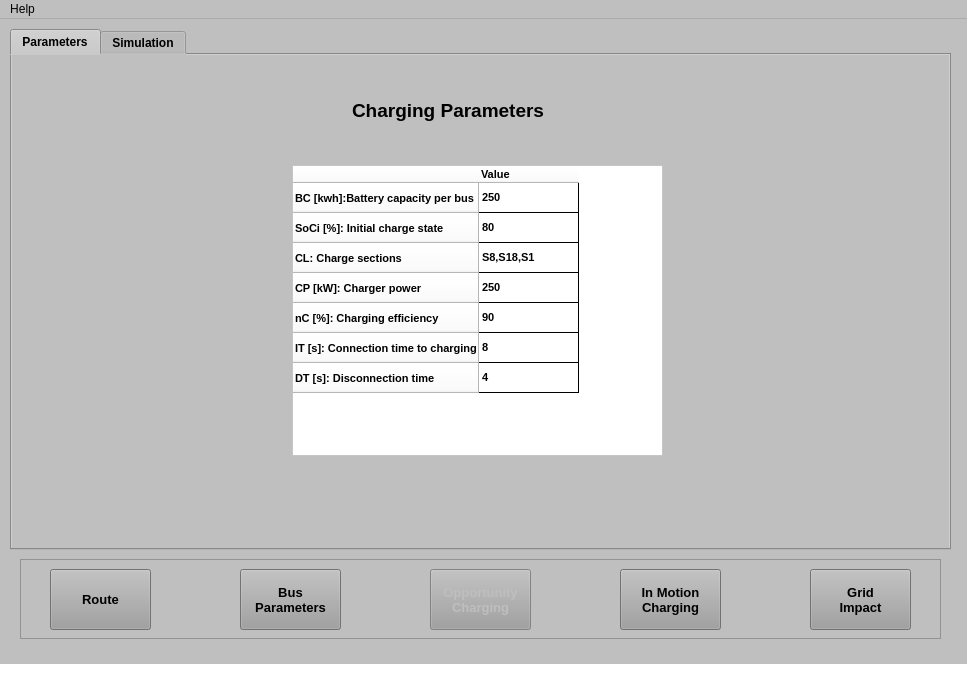
<?xml version="1.0" encoding="UTF-8"?>
<ui version="4.0">
 <class>MainWindow</class>
 <widget class="QMainWindow" name="MainWindow">
  <property name="geometry">
   <rect>
    <x>0</x>
    <y>0</y>
    <width>967</width>
    <height>686</height>
   </rect>
  </property>
  <property name="palette">
   <palette>
    <active>
     <colorrole role="WindowText">
      <brush brushstyle="SolidPattern">
       <color alpha="255">
        <red>0</red>
        <green>0</green>
        <blue>0</blue>
       </color>
      </brush>
     </colorrole>
     <colorrole role="Button">
      <brush brushstyle="SolidPattern">
       <color alpha="255">
        <red>191</red>
        <green>191</green>
        <blue>191</blue>
       </color>
      </brush>
     </colorrole>
     <colorrole role="Light">
      <brush brushstyle="SolidPattern">
       <color alpha="255">
        <red>255</red>
        <green>255</green>
        <blue>255</blue>
       </color>
      </brush>
     </colorrole>
     <colorrole role="Midlight">
      <brush brushstyle="SolidPattern">
       <color alpha="255">
        <red>223</red>
        <green>223</green>
        <blue>223</blue>
       </color>
      </brush>
     </colorrole>
     <colorrole role="Dark">
      <brush brushstyle="SolidPattern">
       <color alpha="255">
        <red>95</red>
        <green>95</green>
        <blue>95</blue>
       </color>
      </brush>
     </colorrole>
     <colorrole role="Mid">
      <brush brushstyle="SolidPattern">
       <color alpha="255">
        <red>127</red>
        <green>127</green>
        <blue>127</blue>
       </color>
      </brush>
     </colorrole>
     <colorrole role="Text">
      <brush brushstyle="SolidPattern">
       <color alpha="255">
        <red>0</red>
        <green>0</green>
        <blue>0</blue>
       </color>
      </brush>
     </colorrole>
     <colorrole role="BrightText">
      <brush brushstyle="SolidPattern">
       <color alpha="255">
        <red>255</red>
        <green>255</green>
        <blue>255</blue>
       </color>
      </brush>
     </colorrole>
     <colorrole role="ButtonText">
      <brush brushstyle="SolidPattern">
       <color alpha="255">
        <red>0</red>
        <green>0</green>
        <blue>0</blue>
       </color>
      </brush>
     </colorrole>
     <colorrole role="Base">
      <brush brushstyle="SolidPattern">
       <color alpha="255">
        <red>255</red>
        <green>255</green>
        <blue>255</blue>
       </color>
      </brush>
     </colorrole>
     <colorrole role="Window">
      <brush brushstyle="SolidPattern">
       <color alpha="255">
        <red>191</red>
        <green>191</green>
        <blue>191</blue>
       </color>
      </brush>
     </colorrole>
     <colorrole role="Shadow">
      <brush brushstyle="SolidPattern">
       <color alpha="255">
        <red>0</red>
        <green>0</green>
        <blue>0</blue>
       </color>
      </brush>
     </colorrole>
     <colorrole role="AlternateBase">
      <brush brushstyle="SolidPattern">
       <color alpha="255">
        <red>223</red>
        <green>223</green>
        <blue>223</blue>
       </color>
      </brush>
     </colorrole>
     <colorrole role="ToolTipBase">
      <brush brushstyle="SolidPattern">
       <color alpha="255">
        <red>255</red>
        <green>255</green>
        <blue>220</blue>
       </color>
      </brush>
     </colorrole>
     <colorrole role="ToolTipText">
      <brush brushstyle="SolidPattern">
       <color alpha="255">
        <red>0</red>
        <green>0</green>
        <blue>0</blue>
       </color>
      </brush>
     </colorrole>
    </active>
    <inactive>
     <colorrole role="WindowText">
      <brush brushstyle="SolidPattern">
       <color alpha="255">
        <red>0</red>
        <green>0</green>
        <blue>0</blue>
       </color>
      </brush>
     </colorrole>
     <colorrole role="Button">
      <brush brushstyle="SolidPattern">
       <color alpha="255">
        <red>191</red>
        <green>191</green>
        <blue>191</blue>
       </color>
      </brush>
     </colorrole>
     <colorrole role="Light">
      <brush brushstyle="SolidPattern">
       <color alpha="255">
        <red>255</red>
        <green>255</green>
        <blue>255</blue>
       </color>
      </brush>
     </colorrole>
     <colorrole role="Midlight">
      <brush brushstyle="SolidPattern">
       <color alpha="255">
        <red>223</red>
        <green>223</green>
        <blue>223</blue>
       </color>
      </brush>
     </colorrole>
     <colorrole role="Dark">
      <brush brushstyle="SolidPattern">
       <color alpha="255">
        <red>95</red>
        <green>95</green>
        <blue>95</blue>
       </color>
      </brush>
     </colorrole>
     <colorrole role="Mid">
      <brush brushstyle="SolidPattern">
       <color alpha="255">
        <red>127</red>
        <green>127</green>
        <blue>127</blue>
       </color>
      </brush>
     </colorrole>
     <colorrole role="Text">
      <brush brushstyle="SolidPattern">
       <color alpha="255">
        <red>0</red>
        <green>0</green>
        <blue>0</blue>
       </color>
      </brush>
     </colorrole>
     <colorrole role="BrightText">
      <brush brushstyle="SolidPattern">
       <color alpha="255">
        <red>255</red>
        <green>255</green>
        <blue>255</blue>
       </color>
      </brush>
     </colorrole>
     <colorrole role="ButtonText">
      <brush brushstyle="SolidPattern">
       <color alpha="255">
        <red>0</red>
        <green>0</green>
        <blue>0</blue>
       </color>
      </brush>
     </colorrole>
     <colorrole role="Base">
      <brush brushstyle="SolidPattern">
       <color alpha="255">
        <red>255</red>
        <green>255</green>
        <blue>255</blue>
       </color>
      </brush>
     </colorrole>
     <colorrole role="Window">
      <brush brushstyle="SolidPattern">
       <color alpha="255">
        <red>191</red>
        <green>191</green>
        <blue>191</blue>
       </color>
      </brush>
     </colorrole>
     <colorrole role="Shadow">
      <brush brushstyle="SolidPattern">
       <color alpha="255">
        <red>0</red>
        <green>0</green>
        <blue>0</blue>
       </color>
      </brush>
     </colorrole>
     <colorrole role="AlternateBase">
      <brush brushstyle="SolidPattern">
       <color alpha="255">
        <red>223</red>
        <green>223</green>
        <blue>223</blue>
       </color>
      </brush>
     </colorrole>
     <colorrole role="ToolTipBase">
      <brush brushstyle="SolidPattern">
       <color alpha="255">
        <red>255</red>
        <green>255</green>
        <blue>220</blue>
       </color>
      </brush>
     </colorrole>
     <colorrole role="ToolTipText">
      <brush brushstyle="SolidPattern">
       <color alpha="255">
        <red>0</red>
        <green>0</green>
        <blue>0</blue>
       </color>
      </brush>
     </colorrole>
    </inactive>
    <disabled>
     <colorrole role="WindowText">
      <brush brushstyle="SolidPattern">
       <color alpha="255">
        <red>95</red>
        <green>95</green>
        <blue>95</blue>
       </color>
      </brush>
     </colorrole>
     <colorrole role="Button">
      <brush brushstyle="SolidPattern">
       <color alpha="255">
        <red>191</red>
        <green>191</green>
        <blue>191</blue>
       </color>
      </brush>
     </colorrole>
     <colorrole role="Light">
      <brush brushstyle="SolidPattern">
       <color alpha="255">
        <red>255</red>
        <green>255</green>
        <blue>255</blue>
       </color>
      </brush>
     </colorrole>
     <colorrole role="Midlight">
      <brush brushstyle="SolidPattern">
       <color alpha="255">
        <red>223</red>
        <green>223</green>
        <blue>223</blue>
       </color>
      </brush>
     </colorrole>
     <colorrole role="Dark">
      <brush brushstyle="SolidPattern">
       <color alpha="255">
        <red>95</red>
        <green>95</green>
        <blue>95</blue>
       </color>
      </brush>
     </colorrole>
     <colorrole role="Mid">
      <brush brushstyle="SolidPattern">
       <color alpha="255">
        <red>127</red>
        <green>127</green>
        <blue>127</blue>
       </color>
      </brush>
     </colorrole>
     <colorrole role="Text">
      <brush brushstyle="SolidPattern">
       <color alpha="255">
        <red>95</red>
        <green>95</green>
        <blue>95</blue>
       </color>
      </brush>
     </colorrole>
     <colorrole role="BrightText">
      <brush brushstyle="SolidPattern">
       <color alpha="255">
        <red>255</red>
        <green>255</green>
        <blue>255</blue>
       </color>
      </brush>
     </colorrole>
     <colorrole role="ButtonText">
      <brush brushstyle="SolidPattern">
       <color alpha="255">
        <red>95</red>
        <green>95</green>
        <blue>95</blue>
       </color>
      </brush>
     </colorrole>
     <colorrole role="Base">
      <brush brushstyle="SolidPattern">
       <color alpha="255">
        <red>191</red>
        <green>191</green>
        <blue>191</blue>
       </color>
      </brush>
     </colorrole>
     <colorrole role="Window">
      <brush brushstyle="SolidPattern">
       <color alpha="255">
        <red>191</red>
        <green>191</green>
        <blue>191</blue>
       </color>
      </brush>
     </colorrole>
     <colorrole role="Shadow">
      <brush brushstyle="SolidPattern">
       <color alpha="255">
        <red>0</red>
        <green>0</green>
        <blue>0</blue>
       </color>
      </brush>
     </colorrole>
     <colorrole role="AlternateBase">
      <brush brushstyle="SolidPattern">
       <color alpha="255">
        <red>191</red>
        <green>191</green>
        <blue>191</blue>
       </color>
      </brush>
     </colorrole>
     <colorrole role="ToolTipBase">
      <brush brushstyle="SolidPattern">
       <color alpha="255">
        <red>255</red>
        <green>255</green>
        <blue>220</blue>
       </color>
      </brush>
     </colorrole>
     <colorrole role="ToolTipText">
      <brush brushstyle="SolidPattern">
       <color alpha="255">
        <red>0</red>
        <green>0</green>
        <blue>0</blue>
       </color>
      </brush>
     </colorrole>
    </disabled>
   </palette>
  </property>
  <property name="windowTitle">
   <string>Electric Bus Recharging Analyzer - Opportunity Charging</string>
  </property>
  <property name="windowIcon">
   <iconset>
    <normaloff>../Imgs/iconBus.png</normaloff>../Imgs/iconBus.png</iconset>
  </property>
  <property name="windowOpacity">
   <double>1.000000000000000</double>
  </property>
  <property name="autoFillBackground">
   <bool>false</bool>
  </property>
  <property name="locale">
   <locale language="English" country="UnitedStates"/>
  </property>
  <property name="documentMode">
   <bool>false</bool>
  </property>
  <widget class="QWidget" name="centralwidget">
   <widget class="QFrame" name="ButtonsFrame">
    <property name="geometry">
     <rect>
      <x>20</x>
      <y>540</y>
      <width>921</width>
      <height>80</height>
     </rect>
    </property>
    <property name="palette">
     <palette>
      <active>
       <colorrole role="Light">
        <brush brushstyle="SolidPattern">
         <color alpha="255">
          <red>255</red>
          <green>255</green>
          <blue>255</blue>
         </color>
        </brush>
       </colorrole>
       <colorrole role="Base">
        <brush brushstyle="SolidPattern">
         <color alpha="255">
          <red>143</red>
          <green>143</green>
          <blue>143</blue>
         </color>
        </brush>
       </colorrole>
       <colorrole role="HighlightedText">
        <brush brushstyle="SolidPattern">
         <color alpha="255">
          <red>255</red>
          <green>255</green>
          <blue>255</blue>
         </color>
        </brush>
       </colorrole>
       <colorrole role="NoRole">
        <brush brushstyle="SolidPattern">
         <color alpha="255">
          <red>255</red>
          <green>255</green>
          <blue>255</blue>
         </color>
        </brush>
       </colorrole>
      </active>
      <inactive>
       <colorrole role="Light">
        <brush brushstyle="SolidPattern">
         <color alpha="255">
          <red>255</red>
          <green>255</green>
          <blue>255</blue>
         </color>
        </brush>
       </colorrole>
       <colorrole role="Base">
        <brush brushstyle="SolidPattern">
         <color alpha="255">
          <red>143</red>
          <green>143</green>
          <blue>143</blue>
         </color>
        </brush>
       </colorrole>
       <colorrole role="HighlightedText">
        <brush brushstyle="SolidPattern">
         <color alpha="255">
          <red>255</red>
          <green>255</green>
          <blue>255</blue>
         </color>
        </brush>
       </colorrole>
       <colorrole role="NoRole">
        <brush brushstyle="SolidPattern">
         <color alpha="255">
          <red>255</red>
          <green>255</green>
          <blue>255</blue>
         </color>
        </brush>
       </colorrole>
      </inactive>
      <disabled>
       <colorrole role="Light">
        <brush brushstyle="SolidPattern">
         <color alpha="255">
          <red>255</red>
          <green>255</green>
          <blue>255</blue>
         </color>
        </brush>
       </colorrole>
       <colorrole role="Base">
        <brush brushstyle="SolidPattern">
         <color alpha="255">
          <red>191</red>
          <green>191</green>
          <blue>191</blue>
         </color>
        </brush>
       </colorrole>
       <colorrole role="HighlightedText">
        <brush brushstyle="SolidPattern">
         <color alpha="255">
          <red>255</red>
          <green>255</green>
          <blue>255</blue>
         </color>
        </brush>
       </colorrole>
       <colorrole role="NoRole">
        <brush brushstyle="SolidPattern">
         <color alpha="255">
          <red>255</red>
          <green>255</green>
          <blue>255</blue>
         </color>
        </brush>
       </colorrole>
      </disabled>
     </palette>
    </property>
    <property name="autoFillBackground">
     <bool>false</bool>
    </property>
    <property name="frameShape">
     <enum>QFrame::StyledPanel</enum>
    </property>
    <property name="frameShadow">
     <enum>QFrame::Plain</enum>
    </property>
    <property name="lineWidth">
     <number>2</number>
    </property>
    <widget class="QPushButton" name="RouteButton">
     <property name="enabled">
      <bool>true</bool>
     </property>
     <property name="geometry">
      <rect>
       <x>30</x>
       <y>10</y>
       <width>101</width>
       <height>61</height>
      </rect>
     </property>
     <property name="font">
      <font>
       <family>MS Sans Serif</family>
       <pointsize>10</pointsize>
       <weight>75</weight>
       <bold>true</bold>
      </font>
     </property>
     <property name="statusTip">
      <string>Push to go to the Route tab</string>
     </property>
     <property name="styleSheet">
      <string notr="true">background-color: rgb(159, 159, 159);</string>
     </property>
     <property name="text">
      <string>Route</string>
     </property>
    </widget>
    <widget class="QPushButton" name="BusButton">
     <property name="geometry">
      <rect>
       <x>220</x>
       <y>10</y>
       <width>101</width>
       <height>61</height>
      </rect>
     </property>
     <property name="font">
      <font>
       <family>MS Sans Serif</family>
       <pointsize>10</pointsize>
       <weight>75</weight>
       <bold>true</bold>
      </font>
     </property>
     <property name="statusTip">
      <string>Push to go to the Bus Parameters tab</string>
     </property>
     <property name="styleSheet">
      <string notr="true">background-color: rgb(159, 159, 159);</string>
     </property>
     <property name="text">
      <string>Bus
Parameters</string>
     </property>
    </widget>
    <widget class="QPushButton" name="DynamicButton">
     <property name="geometry">
      <rect>
       <x>600</x>
       <y>10</y>
       <width>101</width>
       <height>61</height>
      </rect>
     </property>
     <property name="font">
      <font>
       <family>MS Sans Serif</family>
       <pointsize>10</pointsize>
       <weight>75</weight>
       <bold>true</bold>
      </font>
     </property>
     <property name="statusTip">
      <string>Push to go to the In Motion Charging tab</string>
     </property>
     <property name="styleSheet">
      <string notr="true">background-color: rgb(159, 159, 159);</string>
     </property>
     <property name="text">
      <string>In Motion
Charging</string>
     </property>
    </widget>
    <widget class="QPushButton" name="OpportunityButton">
     <property name="enabled">
      <bool>false</bool>
     </property>
     <property name="geometry">
      <rect>
       <x>410</x>
       <y>10</y>
       <width>101</width>
       <height>61</height>
      </rect>
     </property>
     <property name="font">
      <font>
       <family>MS Sans Serif</family>
       <pointsize>10</pointsize>
       <weight>75</weight>
       <bold>true</bold>
      </font>
     </property>
     <property name="statusTip">
      <string>Push to go to the Opportunity Charging tab</string>
     </property>
     <property name="styleSheet">
      <string notr="true">background-color: rgb(159, 159, 159);</string>
     </property>
     <property name="text">
      <string>Opportunity
Charging</string>
     </property>
    </widget>
    <widget class="QPushButton" name="GridButton">
     <property name="geometry">
      <rect>
       <x>790</x>
       <y>10</y>
       <width>101</width>
       <height>61</height>
      </rect>
     </property>
     <property name="font">
      <font>
       <family>MS Sans Serif</family>
       <pointsize>10</pointsize>
       <weight>75</weight>
       <bold>true</bold>
      </font>
     </property>
     <property name="statusTip">
      <string>Push to go to the Grid tab</string>
     </property>
     <property name="styleSheet">
      <string notr="true">background-color: rgb(159, 159, 159);</string>
     </property>
     <property name="locale">
      <locale language="English" country="UnitedStates"/>
     </property>
     <property name="text">
      <string>Grid
Impact</string>
     </property>
    </widget>
   </widget>
   <widget class="QTabWidget" name="SimulationOpportunityTab">
    <property name="geometry">
     <rect>
      <x>10</x>
      <y>10</y>
      <width>941</width>
      <height>521</height>
     </rect>
    </property>
    <property name="font">
     <font>
      <family>MS Sans Serif</family>
      <weight>75</weight>
      <bold>true</bold>
     </font>
    </property>
    <property name="focusPolicy">
     <enum>Qt::TabFocus</enum>
    </property>
    <property name="styleSheet">
     <string notr="true">background-color: rgb(191, 191, 191);
gridline-color: rgb(0, 0, 0);</string>
    </property>
    <property name="currentIndex">
     <number>0</number>
    </property>
    <widget class="QWidget" name="ParametersOpportunityTab">
     <attribute name="title">
      <string>Parameters</string>
     </attribute>
     <widget class="QLabel" name="ChargingParameterLabel">
      <property name="geometry">
       <rect>
        <x>340</x>
        <y>40</y>
        <width>261</width>
        <height>31</height>
       </rect>
      </property>
      <property name="font">
       <font>
        <family>MS Sans Serif</family>
        <pointsize>14</pointsize>
        <weight>75</weight>
        <bold>true</bold>
       </font>
      </property>
      <property name="text">
       <string>Charging Parameters</string>
      </property>
     </widget>
     <widget class="QTableWidget" name="OppChargingParametersTable">
      <property name="geometry">
       <rect>
        <x>280</x>
        <y>110</y>
        <width>371</width>
        <height>291</height>
       </rect>
      </property>
      <property name="font">
       <font>
        <family>MS Sans Serif</family>
        <pointsize>14</pointsize>
        <weight>75</weight>
        <bold>true</bold>
       </font>
      </property>
      <property name="styleSheet">
       <string notr="true">background-color: rgb(255, 255, 255)</string>
      </property>
      <row>
       <property name="text">
        <string>BC [kwh]:Battery capacity per bus</string>
       </property>
       <property name="font">
        <font>
         <family>MS Sans Serif</family>
         <pointsize>8</pointsize>
         <weight>75</weight>
         <bold>true</bold>
        </font>
       </property>
      </row>
      <row>
       <property name="text">
        <string>SoCi [%]: Initial charge state</string>
       </property>
       <property name="font">
        <font>
         <family>MS Sans Serif</family>
         <pointsize>8</pointsize>
         <weight>75</weight>
         <bold>true</bold>
        </font>
       </property>
      </row>
      <row>
       <property name="text">
        <string>CL: Charge sections</string>
       </property>
       <property name="font">
        <font>
         <family>MS Sans Serif</family>
         <pointsize>8</pointsize>
         <weight>75</weight>
         <bold>true</bold>
        </font>
       </property>
      </row>
      <row>
       <property name="text">
        <string>CP [kW]: Charger power</string>
       </property>
       <property name="font">
        <font>
         <family>MS Sans Serif</family>
         <pointsize>8</pointsize>
         <weight>75</weight>
         <bold>true</bold>
        </font>
       </property>
      </row>
      <row>
       <property name="text">
        <string>nC [%]: Charging efficiency</string>
       </property>
       <property name="font">
        <font>
         <family>MS Sans Serif</family>
         <pointsize>8</pointsize>
         <weight>75</weight>
         <bold>true</bold>
        </font>
       </property>
      </row>
      <row>
       <property name="text">
        <string>IT [s]: Connection time to charging</string>
       </property>
       <property name="font">
        <font>
         <family>MS Sans Serif</family>
         <pointsize>8</pointsize>
         <weight>75</weight>
         <bold>true</bold>
        </font>
       </property>
      </row>
      <row>
       <property name="text">
        <string>DT [s]: Disconnection time</string>
       </property>
       <property name="font">
        <font>
         <family>MS Sans Serif</family>
         <pointsize>8</pointsize>
         <weight>75</weight>
         <bold>true</bold>
        </font>
       </property>
      </row>
      <column>
       <property name="text">
        <string>Value</string>
       </property>
       <property name="font">
        <font>
         <family>MS Sans Serif</family>
         <pointsize>8</pointsize>
         <weight>75</weight>
         <bold>true</bold>
        </font>
       </property>
       <property name="textAlignment">
        <set>AlignLeading|AlignVCenter</set>
       </property>
      </column>
      <item row="0" column="0">
       <property name="text">
        <string>250</string>
       </property>
       <property name="font">
        <font>
         <family>MS Sans Serif</family>
         <pointsize>8</pointsize>
         <weight>75</weight>
         <bold>true</bold>
        </font>
       </property>
      </item>
      <item row="1" column="0">
       <property name="text">
        <string>80</string>
       </property>
       <property name="font">
        <font>
         <family>MS Sans Serif</family>
         <pointsize>8</pointsize>
         <weight>75</weight>
         <bold>true</bold>
        </font>
       </property>
      </item>
      <item row="2" column="0">
       <property name="text">
        <string>S8,S18,S1</string>
       </property>
       <property name="font">
        <font>
         <family>MS Sans Serif</family>
         <pointsize>8</pointsize>
         <weight>75</weight>
         <bold>true</bold>
        </font>
       </property>
      </item>
      <item row="3" column="0">
       <property name="text">
        <string>250</string>
       </property>
       <property name="font">
        <font>
         <family>MS Sans Serif</family>
         <pointsize>8</pointsize>
         <weight>75</weight>
         <bold>true</bold>
        </font>
       </property>
      </item>
      <item row="4" column="0">
       <property name="text">
        <string>90</string>
       </property>
       <property name="font">
        <font>
         <family>MS Sans Serif</family>
         <pointsize>8</pointsize>
         <weight>75</weight>
         <bold>true</bold>
        </font>
       </property>
      </item>
      <item row="5" column="0">
       <property name="text">
        <string>8</string>
       </property>
       <property name="font">
        <font>
         <family>MS Sans Serif</family>
         <pointsize>8</pointsize>
         <weight>75</weight>
         <bold>true</bold>
        </font>
       </property>
      </item>
      <item row="6" column="0">
       <property name="text">
        <string>4</string>
       </property>
       <property name="font">
        <font>
         <family>MS Sans Serif</family>
         <pointsize>8</pointsize>
         <weight>75</weight>
         <bold>true</bold>
        </font>
       </property>
      </item>
     </widget>
    </widget>
    <widget class="QWidget" name="OperationDiagramTab">
     <attribute name="title">
      <string>Simulation</string>
     </attribute>
     <widget class="QPushButton" name="OpportunityLoadSimButton">
      <property name="geometry">
       <rect>
        <x>340</x>
        <y>10</y>
        <width>261</width>
        <height>31</height>
       </rect>
      </property>
      <property name="font">
       <font>
        <family>MS Sans Serif</family>
        <pointsize>10</pointsize>
        <weight>75</weight>
        <bold>true</bold>
       </font>
      </property>
      <property name="statusTip">
       <string>Push to load the simulation</string>
      </property>
      <property name="styleSheet">
       <string notr="true">background-color: rgb(159, 159, 159);</string>
      </property>
      <property name="text">
       <string>Load simulation</string>
      </property>
     </widget>
     <widget class="QProgressBar" name="OpportunityprogressBar">
      <property name="geometry">
       <rect>
        <x>380</x>
        <y>50</y>
        <width>181</width>
        <height>23</height>
       </rect>
      </property>
      <property name="font">
       <font>
        <family>MS Sans Serif</family>
        <pointsize>10</pointsize>
        <weight>75</weight>
        <bold>true</bold>
       </font>
      </property>
      <property name="autoFillBackground">
       <bool>false</bool>
      </property>
      <property name="styleSheet">
       <string notr="true"/>
      </property>
      <property name="value">
       <number>0</number>
      </property>
      <property name="textVisible">
       <bool>true</bool>
      </property>
      <property name="orientation">
       <enum>Qt::Horizontal</enum>
      </property>
      <property name="invertedAppearance">
       <bool>false</bool>
      </property>
     </widget>
     <widget class="QWidget" name="OpportunityCurveWidget" native="true">
      <property name="geometry">
       <rect>
        <x>20</x>
        <y>80</y>
        <width>901</width>
        <height>311</height>
       </rect>
      </property>
     </widget>
     <widget class="QComboBox" name="ElementscomboBox">
      <property name="geometry">
       <rect>
        <x>180</x>
        <y>400</y>
        <width>241</width>
        <height>31</height>
       </rect>
      </property>
      <property name="font">
       <font>
        <family>MS Sans Serif</family>
        <pointsize>12</pointsize>
       </font>
      </property>
      <property name="statusTip">
       <string>Choose the element that prefer analyze</string>
      </property>
      <property name="styleSheet">
       <string notr="true">background-color: rgb(255, 255, 255);</string>
      </property>
      <item>
       <property name="text">
        <string>Bus</string>
       </property>
      </item>
      <item>
       <property name="text">
        <string>Charger</string>
       </property>
      </item>
     </widget>
     <widget class="QComboBox" name="VariablescomboBox">
      <property name="geometry">
       <rect>
        <x>180</x>
        <y>450</y>
        <width>241</width>
        <height>31</height>
       </rect>
      </property>
      <property name="font">
       <font>
        <family>MS Sans Serif</family>
        <pointsize>12</pointsize>
       </font>
      </property>
      <property name="statusTip">
       <string>Choose the variable prefer to graph</string>
      </property>
      <property name="styleSheet">
       <string notr="true">background-color: rgb(255, 255, 255);</string>
      </property>
      <item>
       <property name="text">
        <string>Energy</string>
       </property>
      </item>
      <item>
       <property name="text">
        <string>Power</string>
       </property>
      </item>
      <item>
       <property name="text">
        <string>Slope</string>
       </property>
      </item>
      <item>
       <property name="text">
        <string>(SoC) State of Charge</string>
       </property>
      </item>
      <item>
       <property name="text">
        <string>Chargers</string>
       </property>
      </item>
      <item>
       <property name="text">
        <string>Charger vector</string>
       </property>
      </item>
     </widget>
     <widget class="QPushButton" name="OpportunityGraphButton">
      <property name="geometry">
       <rect>
        <x>600</x>
        <y>420</y>
        <width>121</width>
        <height>41</height>
       </rect>
      </property>
      <property name="font">
       <font>
        <family>MS Sans Serif</family>
        <pointsize>10</pointsize>
        <weight>75</weight>
        <bold>true</bold>
       </font>
      </property>
      <property name="statusTip">
       <string>Push to load the simulation</string>
      </property>
      <property name="styleSheet">
       <string notr="true">background-color: rgb(159, 159, 159);</string>
      </property>
      <property name="text">
       <string>Graph</string>
      </property>
     </widget>
     <widget class="QLabel" name="ElementLabel">
      <property name="geometry">
       <rect>
        <x>70</x>
        <y>410</y>
        <width>101</width>
        <height>16</height>
       </rect>
      </property>
      <property name="font">
       <font>
        <family>MS Sans Serif</family>
        <pointsize>12</pointsize>
        <weight>75</weight>
        <bold>true</bold>
       </font>
      </property>
      <property name="text">
       <string>Element</string>
      </property>
     </widget>
     <widget class="QLabel" name="VariableLabel">
      <property name="geometry">
       <rect>
        <x>70</x>
        <y>460</y>
        <width>101</width>
        <height>16</height>
       </rect>
      </property>
      <property name="font">
       <font>
        <family>MS Sans Serif</family>
        <pointsize>12</pointsize>
        <weight>75</weight>
        <bold>true</bold>
       </font>
      </property>
      <property name="text">
       <string>Variable</string>
      </property>
     </widget>
    </widget>
   </widget>
  </widget>
  <widget class="QMenuBar" name="menubar">
   <property name="geometry">
    <rect>
     <x>0</x>
     <y>0</y>
     <width>967</width>
     <height>26</height>
    </rect>
   </property>
   <widget class="QMenu" name="menuHelp">
    <property name="title">
     <string>Help</string>
    </property>
    <addaction name="actionUser_Manual"/>
    <addaction name="actionAbout"/>
   </widget>
   <addaction name="menuHelp"/>
  </widget>
  <widget class="QStatusBar" name="statusbar">
   <property name="font">
    <font>
     <family>MS Sans Serif</family>
     <pointsize>10</pointsize>
     <weight>75</weight>
     <bold>true</bold>
    </font>
   </property>
   <property name="styleSheet">
    <string notr="true">background-color: rgb(255, 255, 255);</string>
   </property>
  </widget>
  <action name="actionUser_Manual">
   <property name="text">
    <string>User Manual</string>
   </property>
   <property name="statusTip">
    <string>Go to the User Manual</string>
   </property>
  </action>
  <action name="actionAbout">
   <property name="text">
    <string>About</string>
   </property>
   <property name="statusTip">
    <string>Show the About window</string>
   </property>
  </action>
 </widget>
 <resources/>
 <connections/>
</ui>
